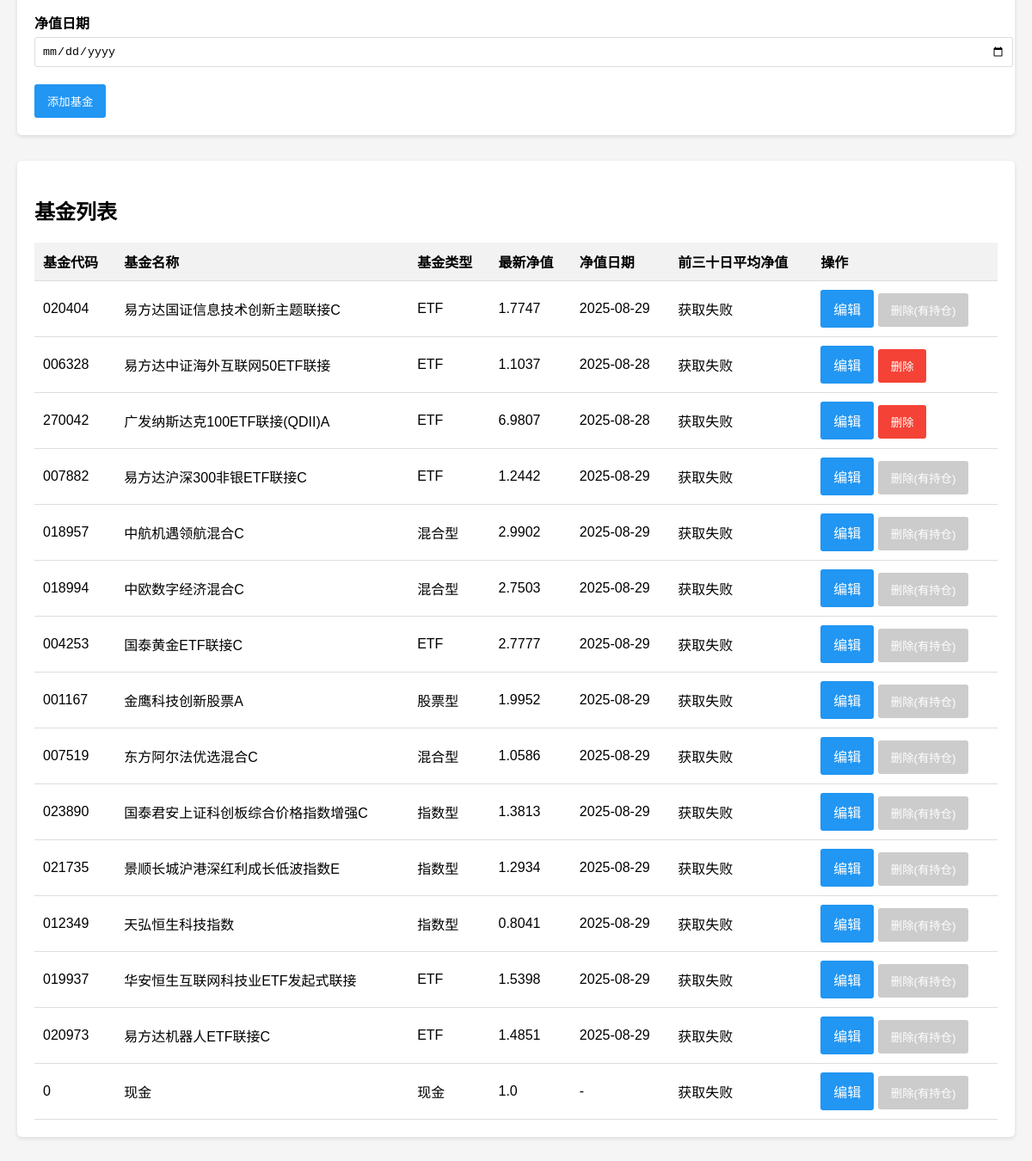
Before: /manage_funds (signed in, lower part) with the older database file.
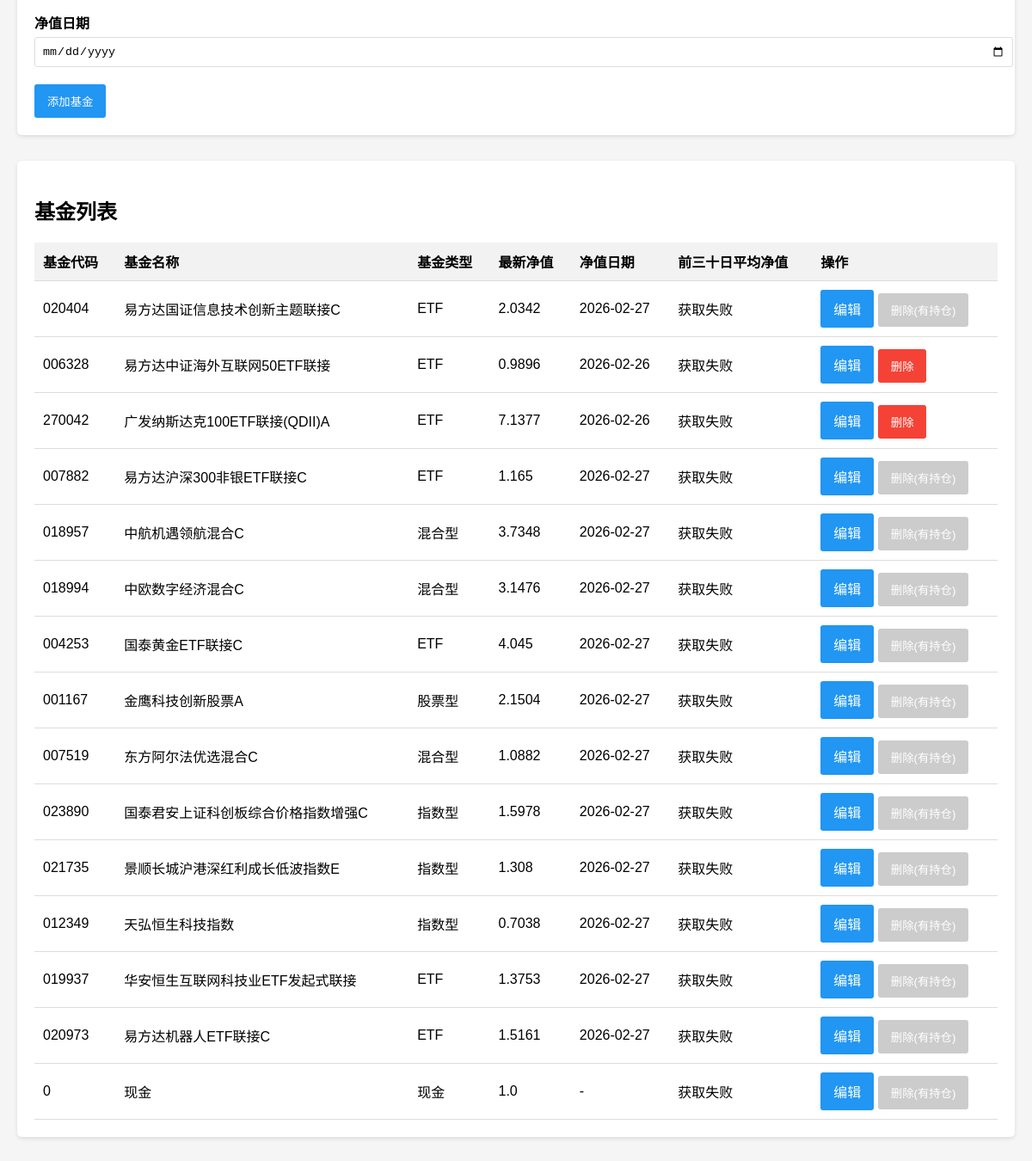
After: the same page with the newer database file.
### app/models/fund.py (models this page shows, shortened)
class Fund(db.Model):
    __tablename__ = 'fund'
    id = db.Column(db.Integer, primary_key=True)
    code = db.Column(db.String(20), unique=True, nullable=False)
    name = db.Column(db.String(100), nullable=False)
    fund_type = db.Column(db.String(50))
    latest_nav = db.Column(db.Float)
    nav_date = db.Column(db.DateTime)
    created_at = db.Column(db.DateTime, default=datetime.utcnow)
    updated_at = db.Column(db.DateTime, default=datetime.utcnow, onupdate=datetime.utcnow)
    positions = db.relationship('Position', backref='fund', lazy=True)
    transactions = db.relationship('Transaction', backref='fund', lazy=True)

### app/routes/funds.py (the view, shortened to what this page needs)
@bp.route('/manage_funds', methods=['GET', 'POST'])
@login_required
def manage_funds():
    guard = _admin_required()
    if guard:
        return guard
    editing_fund = None
    if request.args.get('edit'):
        editing_fund = Fund.query.get(request.args.get('edit'))
        if not editing_fund:
            flash('未找到该基金', 'error')
            return redirect(url_for('funds.manage_funds'))
    funds = Fund.query.all()
    return render_template('manage_funds.html', funds=funds, editing_fund=editing_fund)

### app/__init__.py (called while the page is built)
def create_app(config_object=None):
    app = Flask(__name__, template_folder='templates', static_folder='static')
    if config_object is None:
        config_object = os.environ.get('APP_CONFIG', 'app.config.Config')
    app.config.from_object(config_object)
    os.makedirs(os.path.join(app.root_path, '..', 'instance'), exist_ok=True)
    upload_folder = app.config.get('UPLOAD_FOLDER', 'uploads')
    if upload_folder:
        os.makedirs(upload_folder, exist_ok=True)
    db.init_app(app)
    login_manager.init_app(app)
    from app.models.user import User
    @login_manager.user_loader
    def load_user(user_id):
        return User.query.get(int(user_id))
    from app.routes import register_blueprints
    register_blueprints(app)
    return app

### app/routes/funds.py (called while the page is built)
def _admin_required():
    if not current_user.is_main_account:
        flash('只有管理员账户可以访问此页面', 'error')
        return redirect(url_for('dashboard.index'))
    return None

### app/templates/manage_funds.html (shortened to what this page needs)
<!DOCTYPE html>
<html lang="zh-CN">
<head>
</head>
<body>
    <div class="container">
        <div class="content">
            <div class="form-container">
                <form method="post">
                    <div class="form-group">
                        <label for="nav_date">净值日期</label>
                        <input type="date" id="nav_date" name="nav_date" value="{{ editing_fund.nav_date.strftime('%Y-%m-%d') if editing_fund and editing_fund.nav_date else '' }}">
                    </div>
                    <div class="form-actions">
                        <button type="submit" class="btn btn-primary">{{ '保存修改' if editing_fund else '添加基金' }}</button>
                    </div>
                </form>
            </div>
        </div>
        <div class="content">
            <h2>基金列表</h2>
            <table>
                <thead>
                    <tr>
                        <th>基金代码</th>
                        <th>基金名称</th>
                        <th>基金类型</th>
                        <th>最新净值</th>
                        <th>净值日期</th>
                        <th>前三十日平均净值</th>
                        <th>操作</th>
                    </tr>
                </thead>
                <tbody>
                    {% for fund in funds %}
                    <tr>
                        <td>{{ fund.code }}</td>
                        <td>{{ fund.name }}</td>
                        <td>{{ fund.fund_type }}</td>
                        <td>{{ fund.latest_nav if fund.latest_nav else '-' }}</td>
                        <td>{{ fund.nav_date.strftime('%Y-%m-%d') if fund.nav_date else '-' }}</td>
                        <td class="avg-nav-cell" data-fund-id="{{ fund.id }}">
                        </td>
                        <td>
                            <a href="{{ url_for('funds.manage_funds', edit=fund.id) }}" class="btn btn-primary">编辑</a>
                            {% if fund.positions and fund.positions|length > 0 %}
                                <button class="btn btn-secondary" title="该基金有相关持仓，无法删除" disabled>删除(有持仓)</button>
                            {% else %}
                                <form action="{{ url_for('funds.delete_fund', fund_id=fund.id) }}" method="post" style="display: inline;">
                                    <button type="submit" class="btn btn-danger" onclick="return confirm('确定要删除这个基金吗？删除后无法恢复！')">删除</button>
                                </form>
                            {% endif %}
                        </td>
                    </tr>
                    {% else %}
                    <tr>
                        <td colspan="6" style="text-align: center;">暂无基金数据</td>
                    </tr>
                    {% endfor %}
                </tbody>
            </table>
        </div>
    </div>
</body>
</html>

Changed rows visible on the page:
changed Fund "易方达国证信息技术创新主题联接C": latest_nav "1.7747" → "2.0342"; nav_date "2025-08-29" → "2026-02-27"
changed Fund "易方达中证海外互联网50ETF联接": latest_nav "1.1037" → "0.9896"; nav_date "2025-08-28" → "2026-02-26"
changed Fund "广发纳斯达克100ETF联接(QDII)A": latest_nav "6.9807" → "7.1377"; nav_date "2025-08-28" → "2026-02-26"
changed Fund "易方达沪深300非银ETF联接C": latest_nav "1.2442" → "1.165"; nav_date "2025-08-29" → "2026-02-27"
changed Fund "中航机遇领航混合C": latest_nav "2.9902" → "3.7348"; nav_date "2025-08-29" → "2026-02-27"
changed Fund "中欧数字经济混合C": latest_nav "2.7503" → "3.1476"; nav_date "2025-08-29" → "2026-02-27"
changed Fund "国泰黄金ETF联接C": latest_nav "2.7777" → "4.045"; nav_date "2025-08-29" → "2026-02-27"
changed Fund "金鹰科技创新股票A": latest_nav "1.9952" → "2.1504"; nav_date "2025-08-29" → "2026-02-27"
changed Fund "东方阿尔法优选混合C": latest_nav "1.0586" → "1.0882"; nav_date "2025-08-29" → "2026-02-27"
changed Fund "国泰君安上证科创板综合价格指数增强C": latest_nav "1.3813" → "1.5978"; nav_date "2025-08-29" → "2026-02-27"
changed Fund "景顺长城沪港深红利成长低波指数E": latest_nav "1.2934" → "1.308"; nav_date "2025-08-29" → "2026-02-27"
changed Fund "天弘恒生科技指数": latest_nav "0.8041" → "0.7038"; nav_date "2025-08-29" → "2026-02-27"
changed Fund "华安恒生互联网科技业ETF发起式联接": latest_nav "1.5398" → "1.3753"; nav_date "2025-08-29" → "2026-02-27"
changed Fund "易方达机器人ETF联接C": latest_nav "1.4851" → "1.5161"; nav_date "2025-08-29" → "2026-02-27"
